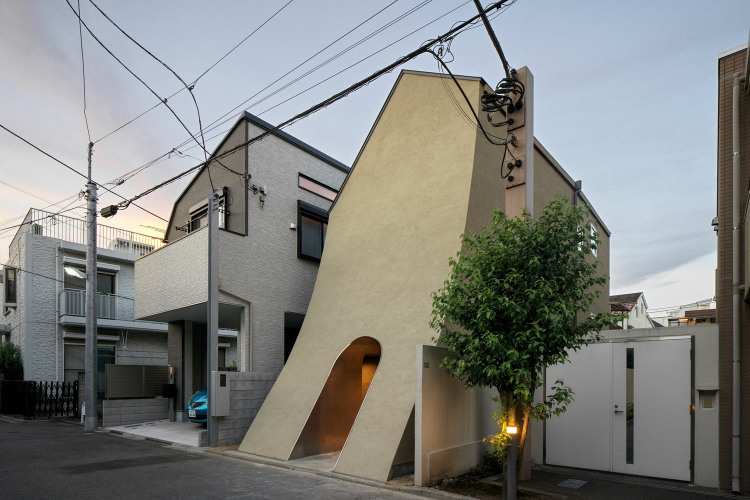
#> input picture photos/tokyo street 1.jpg, 1500 x 1000 px (shown at 1/2 size); the run also reads 1 picture not shown here
$ python army_on_the_streets.py
#> lines starting #> are read from the running program, lines starting #| are printed output that depends on the picture; after the words box and inside, x2 and y2 are one past the last pixel; in counts of white or black regions, pixels touching at a corner belong together
from PIL import Image, ImageEnhance, ImageOps, ImageFilter
import numpy as np

street = Image.open('photos/tokyo street 1.jpg').convert("RGBA")
street.thumbnail((800,800))
#> street: PIL image 800x533 RGBA

# image enhancement
enhancer = ImageEnhance.Contrast(street)
street = enhancer.enhance(1.5)  # Adjust the factor for desired contrast


# Add the objects
crack1 = Image.open('photos/crack1.png').convert("RGBA")
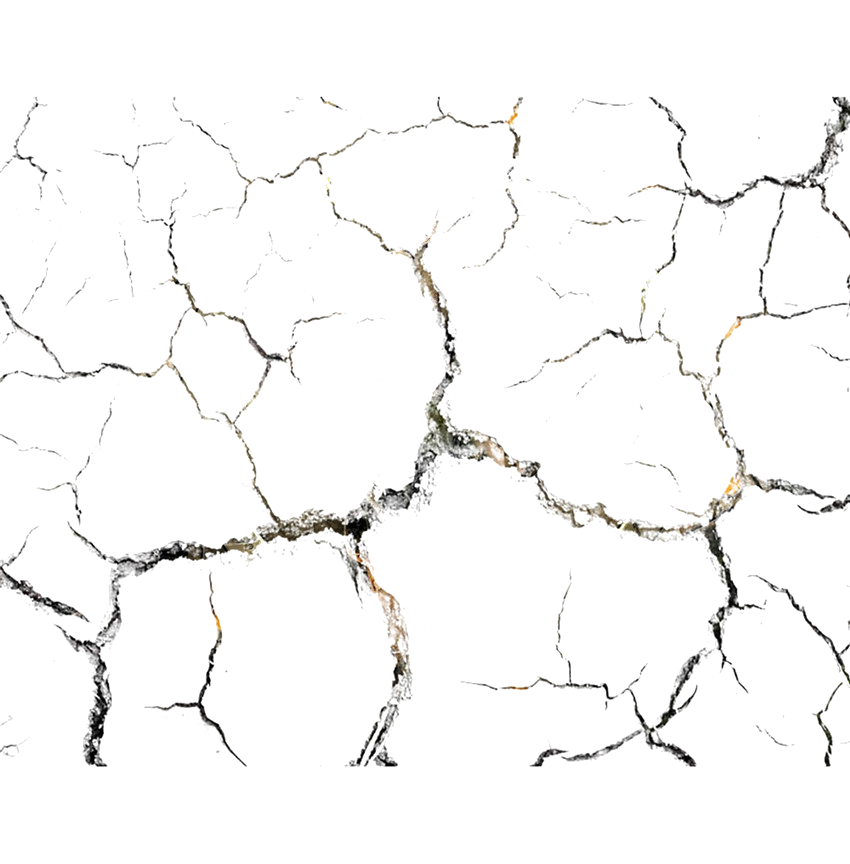
#> input picture photos/crack1.png, 850 x 864 px
#> crack1 is the input picture: PIL image 850x864 RGBA; mean R, G, B, A 247.9, 247.8, 247.2, 17.7
crack1 = crack1.resize((70,130))
#> crack1: PIL image 70x130 RGBA
enhancer = ImageEnhance.Brightness(crack1)
crack1 = enhancer.enhance(0.2)
crack1 = crack1.rotate(-90, expand=True)
#> crack1: PIL image 130x70 RGBA

crack1a = Image.open('photos/crack1.png').convert("RGBA")
crack1a = crack1a.resize((50,100))
enhancer = ImageEnhance.Brightness(crack1a)
crack1a = enhancer.enhance(0.2)
crack1a = crack1a.rotate(90, expand=True)
#> crack1a: PIL image 100x50 RGBA

crack2 = Image.open('photos/crack2.png').convert("RGBA")
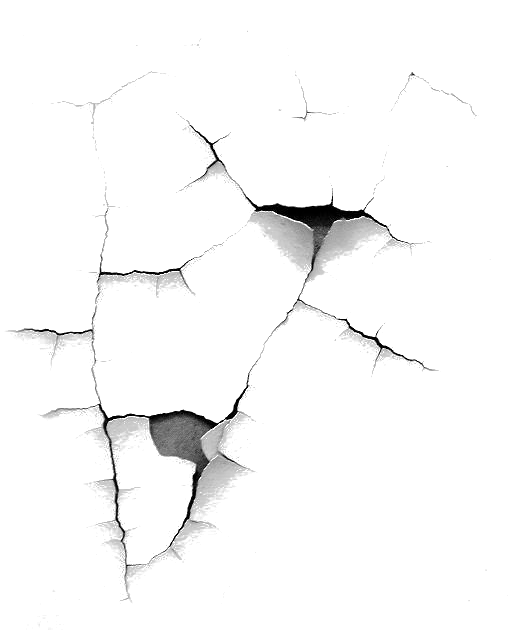
#> input picture photos/crack2.png, 508 x 630 px
#> crack2 is the input picture: PIL image 508x630 RGBA; mean R, G, B, A 224.9, 224.9, 224.9, 16
crack2.thumbnail((130,400))
#> crack2: PIL image 130x161 RGBA
enhancer = ImageEnhance.Brightness(crack2)
crack2 = enhancer.enhance(0.2)
crack2 = crack2.rotate(30, expand=True)
#> crack2: PIL image 194x205 RGBA

crack3 = Image.open('photos/crack3.png').convert("RGBA")
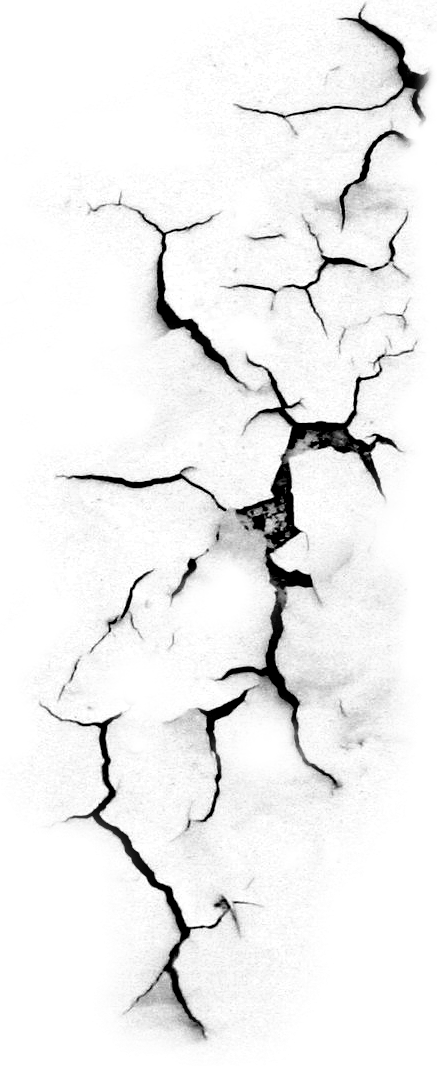
#> input picture photos/crack3.png, 440 x 1066 px
#> crack3 is the input picture: PIL image 440x1066 RGBA; mean R, G, B, A 0, 0, 0, 16.2
crack3.thumbnail((150,400))
#> crack3: PIL image 150x363 RGBA
enhancer = ImageEnhance.Brightness(crack3)
crack3 = enhancer.enhance(0.5)
crack3 = crack3.rotate(-20, expand=True)
#> crack3: PIL image 266x393 RGBA

tape = Image.open('photos/police tape2.png').convert("RGBA")
tape = tape.resize((280,50))
enhancer = ImageEnhance.Brightness(tape)
tape = enhancer.enhance(0.9)

troops = Image.open('photos/troops.png').convert("RGBA")
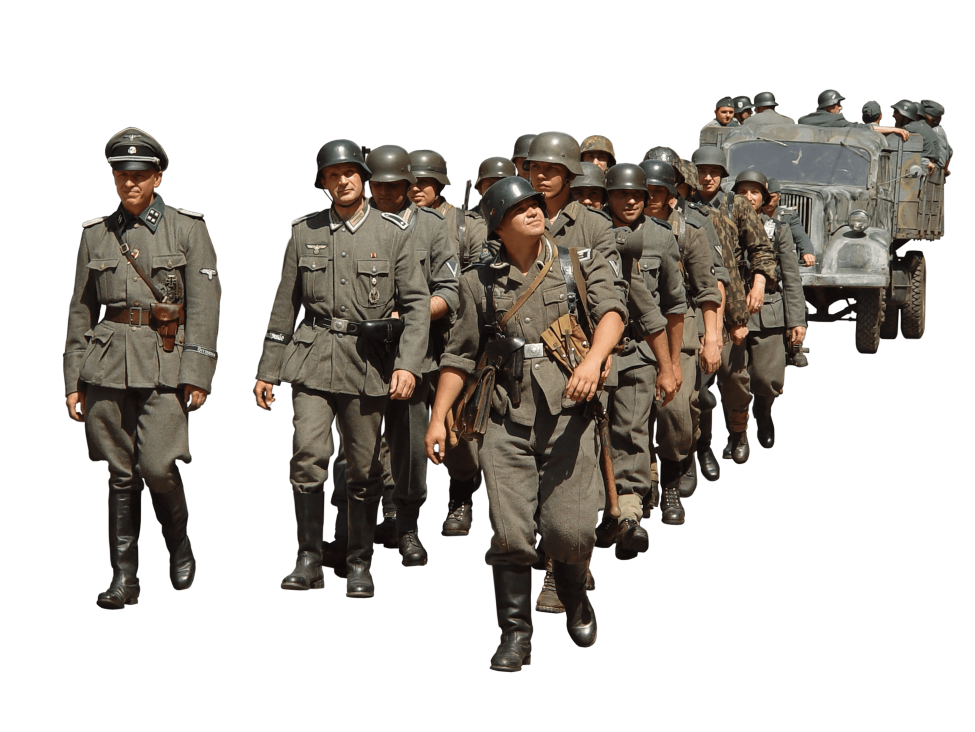
#> input picture photos/troops.png, 3900 x 2925 px (shown at 1/4 size)
#> troops is the input picture: PIL image 3900x2925 RGBA; mean R, G, B, A 80.1, 100.6, 73.8, 98.8
troops.thumbnail((300,300))
#> troops: PIL image 300x225 RGBA
troops = troops.transpose(Image.FLIP_LEFT_RIGHT)
enhancer = ImageEnhance.Brightness(troops)
troops = enhancer.enhance(0.8)

street.paste(crack1, (400, 100), crack1)
street.paste(crack1a, (130, 270), crack1a)
street.paste(crack2, (200, 150), crack2)
street.paste(crack3, (240, 100), crack3)
street.paste(tape, (550, 460), tape)
street.paste(troops, (0, 340), troops)

# Make the sky burning red
image_array = np.array(street)
sky_mask = (image_array[:, :, 2] > 180) & (image_array[:, :, 0] > 150) & (image_array[:, :, 1] > 150)
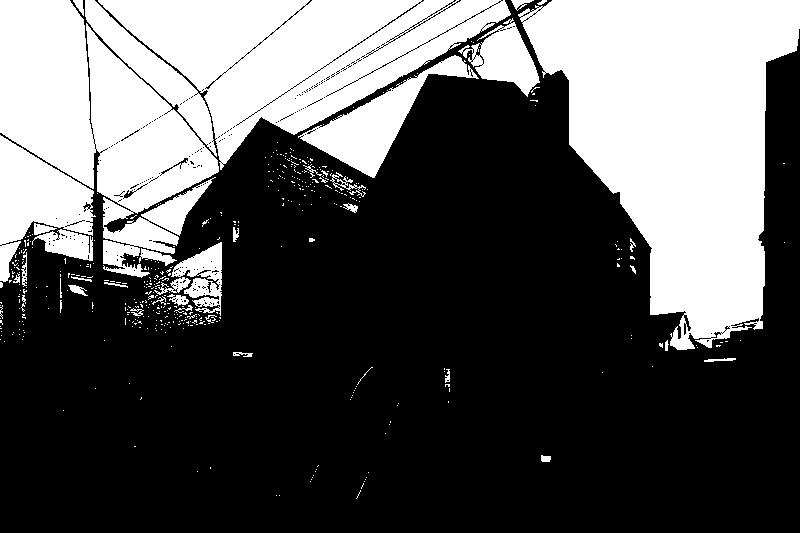
#> sky_mask: shape (533, 800) bool; 34.7% white; 464 white regions (423 under 20 px), largest, box (x1, y1, x2, y2) and area: (518, 0, 800, 350) 57921, (98, 0, 511, 170) 32635, (0, 0, 219, 278) 30886
mask = Image.fromarray((sky_mask * 255).astype('uint8')).convert('L')
overlay = Image.new("RGBA", street.size, (255, 47, 0))
street = Image.composite(Image.blend(street, overlay, 0.6), street, mask)

# Applying red filter to remaining image
street = Image.composite(Image.blend(street, overlay, 0.2), street, street)

# Enhance contrast and saturation to add to the dramatic effect
contrast_enhancer = ImageEnhance.Contrast(street)
street = contrast_enhancer.enhance(0.8)
saturation_enhancer = ImageEnhance.Color(street)
street = saturation_enhancer.enhance(2)

enhancer = ImageEnhance.Brightness(street)
street = enhancer.enhance(1.2)

# Apply sepia filter
gray_image = ImageOps.grayscale(street)
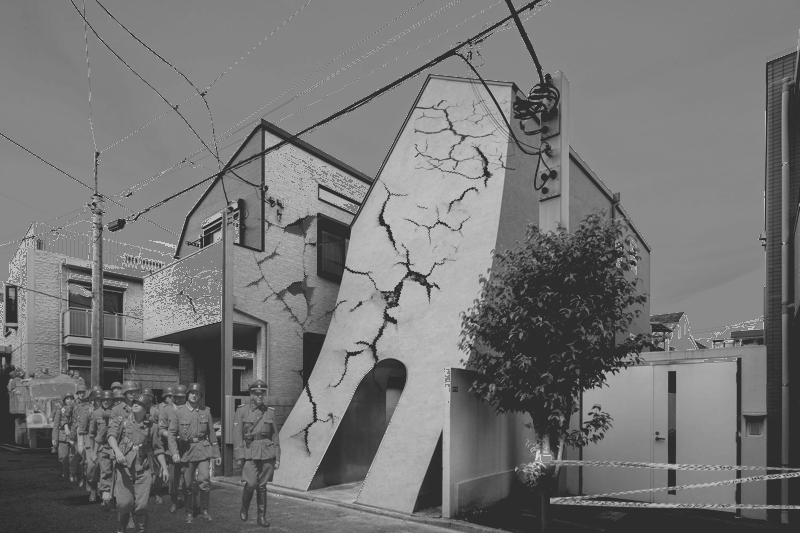
#> gray_image: PIL image 800x533 L; min 40, max 218, mean 116.8
sepia_image = ImageOps.colorize(gray_image, black="#000000", white="#14120f")
enhancer = ImageEnhance.Contrast(sepia_image)
enhanced_sepia_image = enhancer.enhance(1.3)
street = Image.blend(street.convert("RGB"), sepia_image, 0.4)
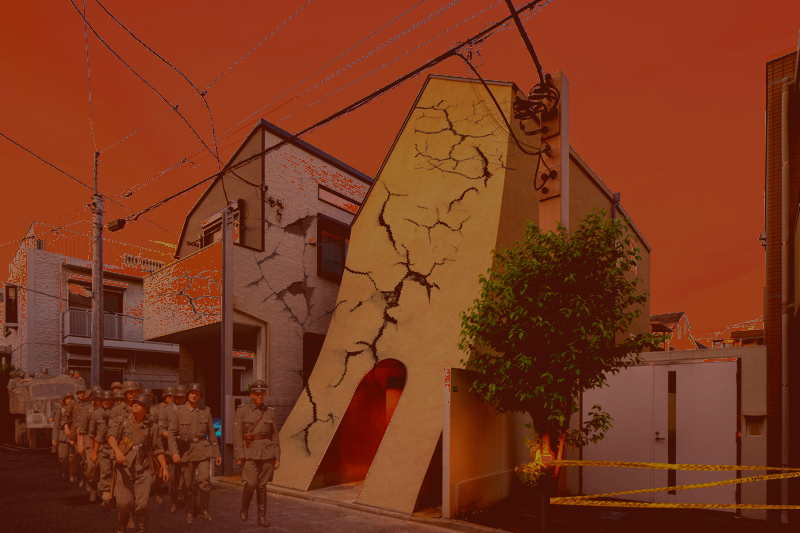
#> street: PIL image 800x533 RGB; mean R, G, B 124.1, 55.3, 28.6

display(street)
street.save('output/army_on_the_street.jpg')

# Create the illusion of a girl looking outside from her house by putting a  girl's reflection in the window
#> (the run stopped early here; a loop or call above may not have finished)
